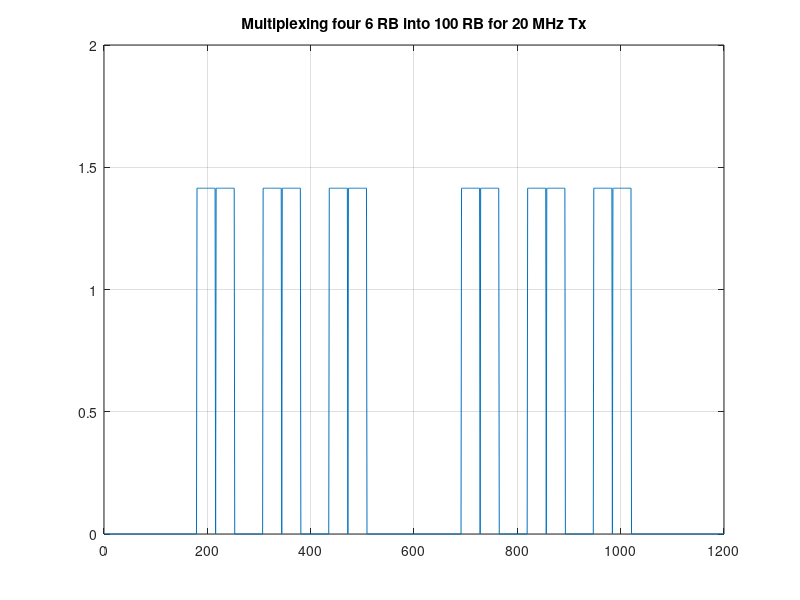
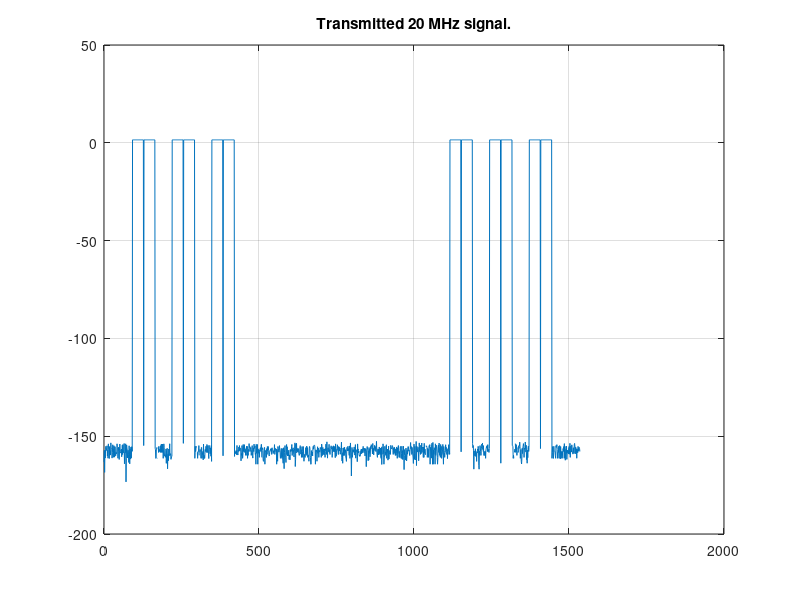
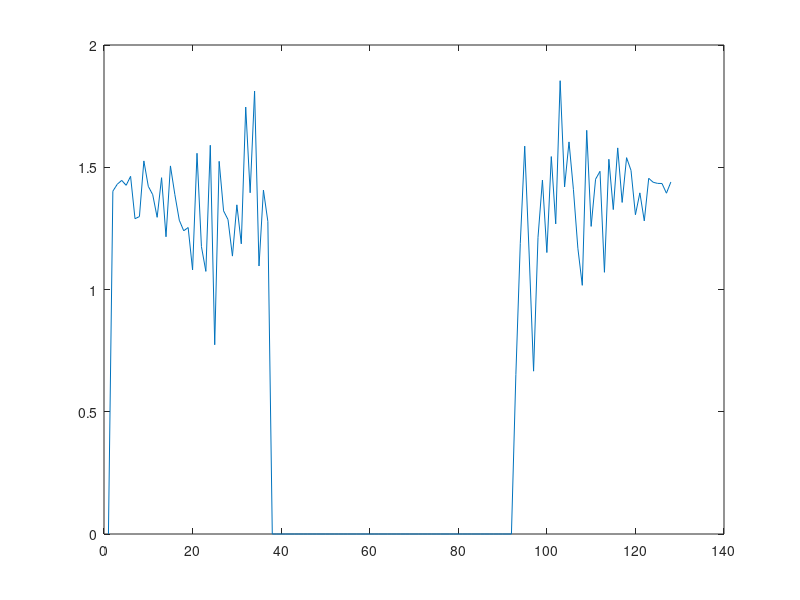
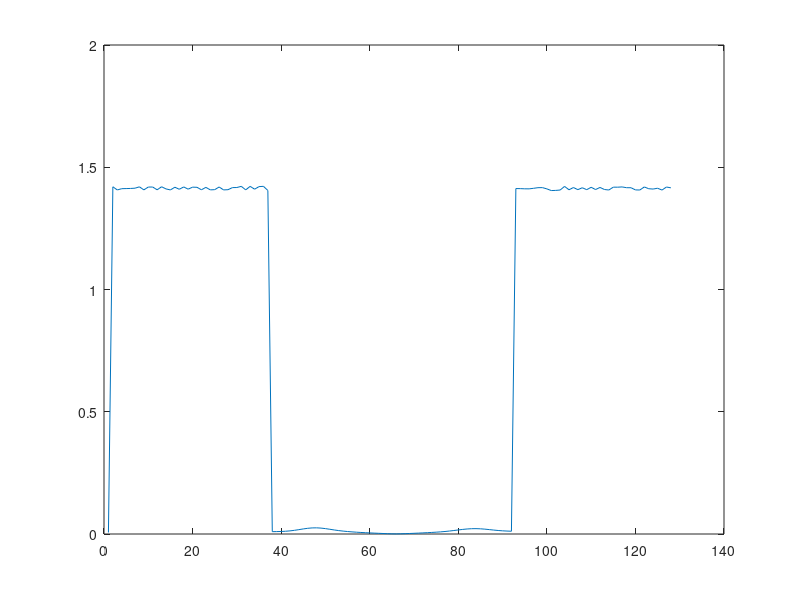

These figures' MATLAB source, in order:
% Proof of concept McF-TDMA proposal.
close all; clear all;clc;

rng(1)

% ----------------------- Definitions --------------------------
sc_spacing = 15e3;
freq_offset_1dot4MHz_in_20MHz = 128*15000; % offset in Hz: 1.92 MHz

num_sc_per_RB = 12;
num_sc_6RB = 6*num_sc_per_RB;
num_sc_100RB = 100*num_sc_per_RB;

nfft_20MHz_standard = 2048;
len_cp_20MHz_standard = 144; % Fisrt OFDM symbol 160, subsequently ones, 144.
sampling_rate_20MHz_standard = 30.72e6;

nfft_20MHz = 1536;
len_cp_20MHz = len_cp_20MHz_standard*nfft_20MHz/nfft_20MHz_standard;
sampling_rate_20MHz = sampling_rate_20MHz_standard*nfft_20MHz/nfft_20MHz_standard;

% Baseband FIR for 1.4MHz Rx,
fir_coef = fir1(512, 1.4e6/sampling_rate_20MHz).';
len_fir_half = (length(fir_coef)-1)/2;
%freqz(fir_coef,1,512)

nfft_1dot4MHz = 128;
len_cp_1dot4MHz = len_cp_20MHz_standard*nfft_1dot4MHz/nfft_20MHz_standard;
sampling_rate_1dot4MHz = sampling_rate_20MHz_standard*nfft_1dot4MHz/nfft_20MHz_standard;

% Baseband FIR for 1.08 MHz Rx at 1.92 MHz,
fir_coef2 = fir1(512, (72*15000)/sampling_rate_1dot4MHz).';
len_fir_half2 = (length(fir_coef2)-1)/2;
%freqz(fir_coef2,1,512)

M = (nfft_20MHz/nfft_1dot4MHz);

% ---Signal #0: fake frequency subcarrier(data/pilot/pss/sss/etc) of 1.4M BW 6RB----
signal0_1dot4MHz_6RB = sign(randn(num_sc_6RB,1)) + 1i.*sign(randn(num_sc_6RB,1));

% ---Signal #1: fake frequency subcarrier(data/pilot/pss/sss/etc) of 1.4M BW 6RB----
signal1_1dot4MHz_6RB = sign(randn(num_sc_6RB,1)) + 1i.*sign(randn(num_sc_6RB,1));

% ---Signal #2: fake frequency subcarrier(data/pilot/pss/sss/etc) of 1.4M BW 6RB----
signal2_1dot4MHz_6RB = sign(randn(num_sc_6RB,1)) + 1i.*sign(randn(num_sc_6RB,1));

% ---Signal #3: fake frequency subcarrier(data/pilot/pss/sss/etc) of 1.4M BW 6RB----
signal3_1dot4MHz_6RB = sign(randn(num_sc_6RB,1)) + 1i.*sign(randn(num_sc_6RB,1));

% ---Signal #2: fake frequency subcarrier(data/pilot/pss/sss/etc) of 1.4M BW 6RB----
signal4_1dot4MHz_6RB = sign(randn(num_sc_6RB,1)) + 1i.*sign(randn(num_sc_6RB,1));

% ---Signal #3: fake frequency subcarrier(data/pilot/pss/sss/etc) of 1.4M BW 6RB----
signal5_1dot4MHz_6RB = sign(randn(num_sc_6RB,1)) + 1i.*sign(randn(num_sc_6RB,1));

% -------------- Signal #0: 1.4MHz LTE TX: 1 CP + 1 OFDM symbol ----------------------
freq_sc_1dot4MHz = [0;signal0_1dot4MHz_6RB((num_sc_6RB/2)+1:end); zeros(nfft_1dot4MHz-num_sc_6RB-1,1); signal0_1dot4MHz_6RB(1:(num_sc_6RB/2))];
ofdm_symbol_1dot4MHz = ifft(freq_sc_1dot4MHz, nfft_1dot4MHz);
ofdm_symbol0_with_cp_1dot4MHz = [ofdm_symbol_1dot4MHz((end-(len_cp_1dot4MHz-1)):end); ofdm_symbol_1dot4MHz];

% -------------- Signal #1: 1.4MHz LTE TX: 1 CP + 1 OFDM symbol ----------------------
freq_sc_1dot4MHz = [0;signal1_1dot4MHz_6RB((num_sc_6RB/2)+1:end); zeros(nfft_1dot4MHz-num_sc_6RB-1,1); signal1_1dot4MHz_6RB(1:(num_sc_6RB/2))];
ofdm_symbol_1dot4MHz = ifft(freq_sc_1dot4MHz, nfft_1dot4MHz);
ofdm_symbol1_with_cp_1dot4MHz = [ofdm_symbol_1dot4MHz((end-(len_cp_1dot4MHz-1)):end); ofdm_symbol_1dot4MHz];

% -------------- Signal #2: 1.4MHz LTE TX: 1 CP + 1 OFDM symbol ----------------------
freq_sc_1dot4MHz = [0;signal2_1dot4MHz_6RB((num_sc_6RB/2)+1:end); zeros(nfft_1dot4MHz-num_sc_6RB-1,1); signal2_1dot4MHz_6RB(1:(num_sc_6RB/2))];
ofdm_symbol_1dot4MHz = ifft(freq_sc_1dot4MHz, nfft_1dot4MHz);
ofdm_symbol2_with_cp_1dot4MHz = [ofdm_symbol_1dot4MHz((end-(len_cp_1dot4MHz-1)):end); ofdm_symbol_1dot4MHz];

% -------------- Signal #3: 1.4MHz LTE TX: 1 CP + 1 OFDM symbol ----------------------
freq_sc_1dot4MHz = [0;signal3_1dot4MHz_6RB((num_sc_6RB/2)+1:end); zeros(nfft_1dot4MHz-num_sc_6RB-1,1); signal3_1dot4MHz_6RB(1:(num_sc_6RB/2))];
ofdm_symbol_1dot4MHz = ifft(freq_sc_1dot4MHz, nfft_1dot4MHz);
ofdm_symbol3_with_cp_1dot4MHz = [ofdm_symbol_1dot4MHz((end-(len_cp_1dot4MHz-1)):end); ofdm_symbol_1dot4MHz];

% -------------- Signal #4: 1.4MHz LTE TX: 1 CP + 1 OFDM symbol ----------------------
freq_sc_1dot4MHz = [0;signal4_1dot4MHz_6RB((num_sc_6RB/2)+1:end); zeros(nfft_1dot4MHz-num_sc_6RB-1,1); signal4_1dot4MHz_6RB(1:(num_sc_6RB/2))];
ofdm_symbol_1dot4MHz = ifft(freq_sc_1dot4MHz, nfft_1dot4MHz);
ofdm_symbol4_with_cp_1dot4MHz = [ofdm_symbol_1dot4MHz((end-(len_cp_1dot4MHz-1)):end); ofdm_symbol_1dot4MHz];

% -------------- Signal #5: 1.4MHz LTE TX: 1 CP + 1 OFDM symbol ----------------------
freq_sc_1dot4MHz = [0;signal5_1dot4MHz_6RB((num_sc_6RB/2)+1:end); zeros(nfft_1dot4MHz-num_sc_6RB-1,1); signal5_1dot4MHz_6RB(1:(num_sc_6RB/2))];
ofdm_symbol_1dot4MHz = ifft(freq_sc_1dot4MHz, nfft_1dot4MHz);
ofdm_symbol5_with_cp_1dot4MHz = [ofdm_symbol_1dot4MHz((end-(len_cp_1dot4MHz-1)):end); ofdm_symbol_1dot4MHz];

% ------------------------------------------------------------------------
% Generate four 1.4 MHz LTE signals at different channels via frequency domain
% Multiplexing through single 20 MHz LTE transmitter.

sc_idx_offset = (freq_offset_1dot4MHz_in_20MHz/sc_spacing);
% subcarrier idx for -3*1.92 MHz offset in 20MHz LTE
sc_sp_n5dot76MHz = (num_sc_100RB/2)-(3*sc_idx_offset)-(num_sc_6RB/2);
sc_ep_n5dot76MHz = (num_sc_100RB/2)-(3*sc_idx_offset)+(num_sc_6RB/2);
% subcarrier idx for -2*1.92 MHz offset in 20MHz LTE
sc_sp_n3dot84MHz = (num_sc_100RB/2)-(2*sc_idx_offset)-(num_sc_6RB/2);
sc_ep_n3dot84MHz = (num_sc_100RB/2)-(2*sc_idx_offset)+(num_sc_6RB/2);
% subcarrier idx for -1*1.92 MHz offset in 20MHz LTE
sc_sp_n1dot92MHz = (num_sc_100RB/2)-sc_idx_offset-(num_sc_6RB/2);
sc_ep_n1dot92MHz = (num_sc_100RB/2)-sc_idx_offset+(num_sc_6RB/2);
% subcarrier idx for +1*1.92 MHz offset in 20MHz LTE
sc_sp_p1dot92MHz = (num_sc_100RB/2)+sc_idx_offset-(num_sc_6RB/2);
sc_ep_p1dot92MHz = (num_sc_100RB/2)+sc_idx_offset+(num_sc_6RB/2);
% subcarrier idx for +2*1.92 MHz offset in 20MHz LTE
sc_sp_p3dot84MHz = (num_sc_100RB/2)+(2*sc_idx_offset)-(num_sc_6RB/2);
sc_ep_p3dot84MHz = (num_sc_100RB/2)+(2*sc_idx_offset)+(num_sc_6RB/2);
% subcarrier idx for +3*1.92 MHz offset in 20MHz LTE
sc_sp_p5dot76MHz = (num_sc_100RB/2)+(3*sc_idx_offset)-(num_sc_6RB/2);
sc_ep_p5dot76MHz = (num_sc_100RB/2)+(3*sc_idx_offset)+(num_sc_6RB/2);

s_20MHz_100RB = zeros(num_sc_100RB,1);
% Frequency domain multiplexing of four 1.4 MHz LTE into subcarrier of 20 MHz LTE.
% Subcarrier mapping.
s_20MHz_100RB(sc_sp_n5dot76MHz:sc_ep_n5dot76MHz) = [signal4_1dot4MHz_6RB(1:num_sc_6RB/2);0;signal4_1dot4MHz_6RB((num_sc_6RB/2)+1:end)];
s_20MHz_100RB(sc_sp_n3dot84MHz:sc_ep_n3dot84MHz) = [signal0_1dot4MHz_6RB(1:num_sc_6RB/2);0;signal0_1dot4MHz_6RB((num_sc_6RB/2)+1:end)];
s_20MHz_100RB(sc_sp_n1dot92MHz:sc_ep_n1dot92MHz) = [signal1_1dot4MHz_6RB(1:num_sc_6RB/2);0;signal1_1dot4MHz_6RB((num_sc_6RB/2)+1:end)];
s_20MHz_100RB(sc_sp_p1dot92MHz:sc_ep_p1dot92MHz) = [signal2_1dot4MHz_6RB(1:num_sc_6RB/2);0;signal2_1dot4MHz_6RB((num_sc_6RB/2)+1:end)];
s_20MHz_100RB(sc_sp_p3dot84MHz:sc_ep_p3dot84MHz) = [signal3_1dot4MHz_6RB(1:num_sc_6RB/2);0;signal3_1dot4MHz_6RB((num_sc_6RB/2)+1:end)];
s_20MHz_100RB(sc_sp_p5dot76MHz:sc_ep_p5dot76MHz) = [signal5_1dot4MHz_6RB(1:num_sc_6RB/2);0;signal5_1dot4MHz_6RB((num_sc_6RB/2)+1:end)];

figure; 
plot((abs(s_20MHz_100RB))); 
title('Multiplexing four 6 RB into 100 RB for 20 MHz Tx');
grid on;

% -------------- 20 MHz LTE Tx: 1 CP + 1 OFDM symbol ----------------------
freq_sc_20MHz = [s_20MHz_100RB(((num_sc_100RB/2)):end); zeros(nfft_20MHz-num_sc_100RB,1); s_20MHz_100RB(1:(num_sc_100RB/2)-1)];
ofdm_symbol_20MHz = ifft(freq_sc_20MHz,nfft_20MHz).*(nfft_20MHz/nfft_1dot4MHz);
ofdm_symbol_with_cp_20MHz = [ofdm_symbol_20MHz((end-(len_cp_20MHz-1)):end); ofdm_symbol_20MHz];

tx_20MHz_signal = fft(ofdm_symbol_20MHz,nfft_20MHz);
figure
plot(0:1:nfft_20MHz-1,10*log10(abs(tx_20MHz_signal/(nfft_20MHz/nfft_1dot4MHz))))
title('Transmitted 20 MHz signal.')
grid on;

%% ***************************** Channel *****************************
% For now we won't add any channel.
rand_start = 0; %randi([0 12], 1, 1);
noisy_ofdm_symbol_with_cp_20MHz = [zeros(rand_start,1); ofdm_symbol_with_cp_20MHz; zeros(M-rand_start,1)];

%% ***************************** Receiver side *****************************
% -------- Simple Channelizer with FFT. --------
numIter = length(noisy_ofdm_symbol_with_cp_20MHz)/M;
vchannel = zeros(M,numIter);
for iter=1:1:numIter
    rx_signal_channelizer = (fft(noisy_ofdm_symbol_with_cp_20MHz(M*(iter-1)+1:M*(iter)),M)/M);
    
    for vch_idx=1:1:M
        vchannel(vch_idx,iter) = rx_signal_channelizer(vch_idx);
    end
end

enable_filter = 0;
if(enable_filter==1)
    for vch_idx=1:1:M
        aux = conv(vchannel(vch_idx,:), fir_coef2.');
        vchannel(vch_idx,:) = aux((len_fir_half2+1):(end-len_fir_half2));
    end
end

% -------- OFDM demodulation --------
rx_1dot4MHz_ofdm_symbols = vchannel(:,len_cp_1dot4MHz+1:len_cp_1dot4MHz+nfft_1dot4MHz);

rx_data = zeros(M,nfft_1dot4MHz);
for vch_idx=1:1:M
    rx_data(vch_idx,:) = fft(rx_1dot4MHz_ofdm_symbols(vch_idx,:),nfft_1dot4MHz);
end

%% Receive signal as they were transmitted by individual PHYs.
% --------Two independent 1.4 MHz receiver at +6MHz and -6MHz------------
t_idx = (-len_cp_20MHz:(length(ofdm_symbol_with_cp_20MHz)-len_cp_20MHz-1)).';

% Receiving 1.4 MHz LTE at -3*1.92 MHz offset:
rx_n5dot76MHz = ofdm_symbol_with_cp_20MHz.*exp(+1i.*2.*pi.*(3*sc_idx_offset).*t_idx./nfft_20MHz);
rx_n5dot76MHz = conv(rx_n5dot76MHz, fir_coef);
rx_n5dot76MHz = rx_n5dot76MHz((len_fir_half+1):(end-len_fir_half));
rx_n5dot76MHz = rx_n5dot76MHz(1:(nfft_20MHz/nfft_1dot4MHz):end);

% Receiving 1.4 MHz LTE at -2*1.92 MHz offset:
rx_n3dot84MHz = ofdm_symbol_with_cp_20MHz.*exp(+1i.*2.*pi.*(2*sc_idx_offset).*t_idx./nfft_20MHz);
rx_n3dot84MHz = conv(rx_n3dot84MHz, fir_coef);
rx_n3dot84MHz = rx_n3dot84MHz((len_fir_half+1):(end-len_fir_half));
rx_n3dot84MHz = rx_n3dot84MHz(1:(nfft_20MHz/nfft_1dot4MHz):end);

% Receiving 1.4 MHz LTE at -1.92 MHz offset:
rx_n1dot92MHz = ofdm_symbol_with_cp_20MHz.*exp(+1i.*2.*pi.*sc_idx_offset.*t_idx./nfft_20MHz);
rx_n1dot92MHz = conv(rx_n1dot92MHz, fir_coef);
rx_n1dot92MHz = rx_n1dot92MHz((len_fir_half+1):(end-len_fir_half));
rx_n1dot92MHz = rx_n1dot92MHz(1:(nfft_20MHz/nfft_1dot4MHz):end);

% Receiving 1.4 MHz LTE at +1.92 MHz offset:
rx_p1dot92MHz = ofdm_symbol_with_cp_20MHz.*exp(-1i.*2.*pi.*sc_idx_offset.*t_idx./nfft_20MHz);
rx_p1dot92MHz = conv(rx_p1dot92MHz, fir_coef);
rx_p1dot92MHz = rx_p1dot92MHz((len_fir_half+1):(end-len_fir_half));
rx_p1dot92MHz = rx_p1dot92MHz(1:(nfft_20MHz/nfft_1dot4MHz):end);

% Receiving 1.4 MHz LTE at +2*1.92 MHz offset:
rx_p3dot84MHz = ofdm_symbol_with_cp_20MHz.*exp(-1i.*2.*pi.*(2*sc_idx_offset).*t_idx./nfft_20MHz);
rx_p3dot84MHz = conv(rx_p3dot84MHz, fir_coef);
rx_p3dot84MHz = rx_p3dot84MHz((len_fir_half+1):(end-len_fir_half));
rx_p3dot84MHz = rx_p3dot84MHz(1:(nfft_20MHz/nfft_1dot4MHz):end);

% Receiving 1.4 MHz LTE at +3*1.92 MHz offset:
rx_p5dot76MHz = ofdm_symbol_with_cp_20MHz.*exp(-1i.*2.*pi.*(3*sc_idx_offset).*t_idx./nfft_20MHz);
rx_p5dot76MHz = conv(rx_p5dot76MHz, fir_coef);
rx_p5dot76MHz = rx_p5dot76MHz((len_fir_half+1):(end-len_fir_half));
rx_p5dot76MHz = rx_p5dot76MHz(1:(nfft_20MHz/nfft_1dot4MHz):end);

figure
%plot(10*log10(abs(fft(rx_1dot4MHz_ofdm_symbols(11,:),128))))
plot((abs(fft(rx_1dot4MHz_ofdm_symbols(11,:),128))))


figure
%plot(10*log10(abs(fft(rx_n3dot84MHz(len_cp_1dot4MHz+1:end),128))))
plot((abs(fft(rx_n3dot84MHz(len_cp_1dot4MHz+1:end),128))))

%% ------------------------ Plotting figures ------------------------------
figure
subplot(2,1,1)
real_ofdm_symbol0_with_cp_1dot4MHz = real(ofdm_symbol0_with_cp_1dot4MHz);
real_rx_n6MHz = real(vchannel(11,:));
plot(real_ofdm_symbol0_with_cp_1dot4MHz,'k')
grid on
hold on
plot(real_rx_n6MHz,'bs-')
legend('Signal #0 - 1.4 MHz Tx by 1.92 Msps LTE Tx', '1.4 MHz Rx #0 from 20 MHz LTE Tx')
title('Time domain real part of 1.4MHz LTE signal #0')
hold off
subplot(2,1,2)
imag_ofdm_symbol3_with_cp_1dot4MHz = imag(ofdm_symbol0_with_cp_1dot4MHz);
imag_rx_n6MHz = imag(vchannel(11,:));
plot(imag_ofdm_symbol3_with_cp_1dot4MHz,'k-')
grid on
hold on
plot(imag_rx_n6MHz,'r.-')
legend('Signal #0 - 1.4 MHz Tx by 1.92 Msps LTE Tx', '1.4 MHz Rx #0 from 20 MHz LTE Tx')
title('Time domain imaginary part of 1.4MHz LTE signal #0')
hold off

figure
subplot(2,1,1)
real_ofdm_symbol1_with_cp_1dot4MHz = real(ofdm_symbol1_with_cp_1dot4MHz);
real_rx_n3MHz = real(vchannel(12,:));
plot(real_ofdm_symbol1_with_cp_1dot4MHz,'k')
grid on
hold on
plot(real_rx_n3MHz,'bs-')
legend('Signal #1 - 1.4 MHz Tx by 1.92 Msps LTE Tx', '1.4 MHz Rx #1 from 20 MHz LTE Tx')
title('Time domain real part of 1.4MHz LTE signal #1')
hold off
subplot(2,1,2)
imag_ofdm_symbol1_with_cp_1dot4MHz = imag(ofdm_symbol1_with_cp_1dot4MHz);
imag_rx_n3MHz = imag(vchannel(12,:));
plot(imag_ofdm_symbol1_with_cp_1dot4MHz,'k-')
grid on
hold on
plot(imag_rx_n3MHz,'r.-')
legend('Signal #1 - 1.4 MHz Tx by 1.92 Msps LTE Tx', '1.4 MHz Rx #1 from 20 MHz LTE Tx')
title('Time domain imaginary part of 1.4MHz LTE signal #1')
hold off

figure
subplot(2,1,1)
real_ofdm_symbol2_with_cp_1dot4MHz = real(ofdm_symbol2_with_cp_1dot4MHz);
real_rx_p3MHz = real(vchannel(2,:));
plot(real_ofdm_symbol2_with_cp_1dot4MHz,'k')
grid on
hold on
plot(real_rx_p3MHz,'bs-')
legend('Signal #2 - 1.4 MHz Tx by 1.92 Msps LTE Tx', '1.4 MHz Rx #2 from 20 MHz LTE Tx')
title('Time domain real part of 1.4MHz LTE signal #2')
hold off
subplot(2,1,2)
imag_ofdm_symbol2_with_cp_1dot4MHz = imag(ofdm_symbol2_with_cp_1dot4MHz);
imag_rx_p3MHz = imag(vchannel(2,:));
plot(imag_ofdm_symbol2_with_cp_1dot4MHz,'k-')
grid on
hold on
plot(imag_rx_p3MHz,'r.-')
legend('Signal #2 - 1.4 MHz Tx by 1.92 Msps LTE Tx', '1.4 MHz Rx #2 from 20 MHz LTE Tx')
title('Time domain imaginary part of 1.4MHz LTE signal #2')
hold off

figure
subplot(2,1,1)
real_ofdm_symbol3_with_cp_1dot4MHz = real(ofdm_symbol3_with_cp_1dot4MHz);
real_rx_p6MHz = real(vchannel(3,:));
plot(real_ofdm_symbol3_with_cp_1dot4MHz,'k')
grid on
hold on
plot(real_rx_p6MHz,'bs-')
legend('Signal #3 - 1.4 MHz Tx by 1.92 Msps LTE Tx', '1.4 MHz Rx #3 from 20 MHz LTE Tx')
title('Time domain real part of 1.4MHz LTE signal #3')
hold off
subplot(2,1,2)
imag_ofdm_symbol3_with_cp_1dot4MHz = imag(ofdm_symbol3_with_cp_1dot4MHz);
imag_rx_p6MHz = imag(vchannel(3,:));
plot(imag_ofdm_symbol3_with_cp_1dot4MHz,'k-')
grid on
hold on
plot(imag_rx_p6MHz,'r.-')
legend('Signal #3 - 1.4 MHz Tx by 1.92 Msps LTE Tx', '1.4 MHz Rx #3 from 20 MHz LTE Tx')
title('Time domain imaginary part of 1.4 MHz LTE signal #3')
hold off

figure
subplot(2,1,1)
real_ofdm_symbol4_with_cp_1dot4MHz = real(ofdm_symbol4_with_cp_1dot4MHz);
real_rx_p6MHz = real(vchannel(10,:));
plot(real_ofdm_symbol4_with_cp_1dot4MHz,'k')
grid on
hold on
plot(real_rx_p6MHz,'bs-')
legend('Signal #4 - 1.4 MHz Tx by 1.92 Msps LTE Tx', '1.4 MHz Rx #4 from 20 MHz LTE Tx')
title('Time domain real part of 1.4MHz LTE signal #4')
hold off
subplot(2,1,2)
imag_ofdm_symbol4_with_cp_1dot4MHz = imag(ofdm_symbol4_with_cp_1dot4MHz);
imag_rx_p6MHz = imag(vchannel(10,:));
plot(imag_ofdm_symbol4_with_cp_1dot4MHz,'k-')
grid on
hold on
plot(imag_rx_p6MHz,'r.-')
legend('Signal #4 - 1.4 MHz Tx by 1.92 Msps LTE Tx', '1.4 MHz Rx #4 from 20 MHz LTE Tx')
title('Time domain imaginary part of 1.4 MHz LTE signal #4')
hold off

figure
subplot(2,1,1)
real_ofdm_symbol5_with_cp_1dot4MHz = real(ofdm_symbol5_with_cp_1dot4MHz);
real_rx_p6MHz = real(vchannel(4,:));
plot(real_ofdm_symbol5_with_cp_1dot4MHz,'k')
grid on
hold on
plot(real_rx_p6MHz,'bs-')
legend('Signal #5 - 1.4 MHz Tx by 1.92 Msps LTE Tx', '1.4 MHz Rx #5 from 20 MHz LTE Tx')
title('Time domain real part of 1.4MHz LTE signal #5')
hold off
subplot(2,1,2)
imag_ofdm_symbol5_with_cp_1dot4MHz = imag(ofdm_symbol5_with_cp_1dot4MHz);
imag_rx_p6MHz = imag(vchannel(4,:));
plot(imag_ofdm_symbol5_with_cp_1dot4MHz,'k-')
grid on
hold on
plot(imag_rx_p6MHz,'r.-')
legend('Signal #5 - 1.4 MHz Tx by 1.92 Msps LTE Tx', '1.4 MHz Rx #5 from 20 MHz LTE Tx')
title('Time domain imaginary part of 1.4 MHz LTE signal #5')
hold off
